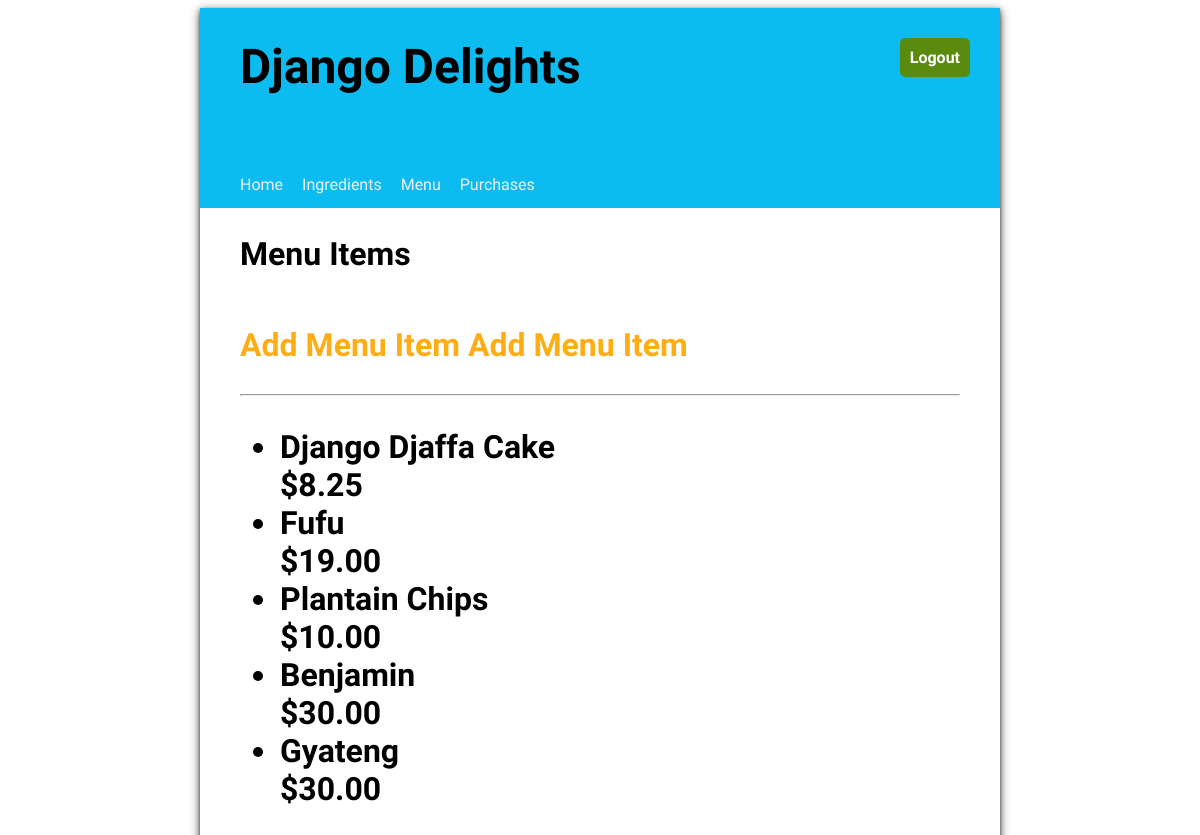
/menuitem/list (signed in), run on the app's committed database.
### inventory/models.py (models this page shows, shortened)
class MenuItems(models.Model):
    title = models.CharField(max_length= 100)
    price = models.FloatField(default= 0.00)

### inventory/views.py (the view)
# urls.py: path("menuitem/list", views.MenuItemList.as_view(), name = "menuitemlist"),
class MenuItemList(LoginRequiredMixin,ListView):
    model = MenuItems
    template_name = "menu_list.html"

### inventory/templates/inventory/menuitems_list.html (shortened to what this page needs)
{% extends 'base.html' %}
{% load static %}
{% block content %}
    <h2>Menu Items<h2>
    <a href = "{% url 'createmenuitem' %}">Add Menu Item</a>
    <a href = "{% url 'createmenuitem' %}">Add Menu Item</a>
    <hr/>
    <ul>
    {% for menu_item in menuitems_list %}
    <li>
        <div>
            <div>{{ menu_item.title }}</div>
            <div class="menu-item-price">${{ menu_item.price|stringformat:".2f" }}</div>
        </div>
    </li>
    {% endfor %}
    </ul>
{% endblock %}

### inventory/static/inventory/style.css (style rules this page uses)
body { font-family: 'Oxygen', sans-serif; }
hr { margin: 30px 0; }
main h2 { font-size: 2em; }
a { text-decoration: none; color: #ffad15; }

### data on the page
MenuItems: title "Django Djaffa Cake", price "8.25"
MenuItems: title "Fufu", price "19.00"
MenuItems: title "Plantain Chips", price "10.00"
MenuItems: title "Benjamin", price "30.00"
MenuItems: title "Gyateng", price "30.00"
